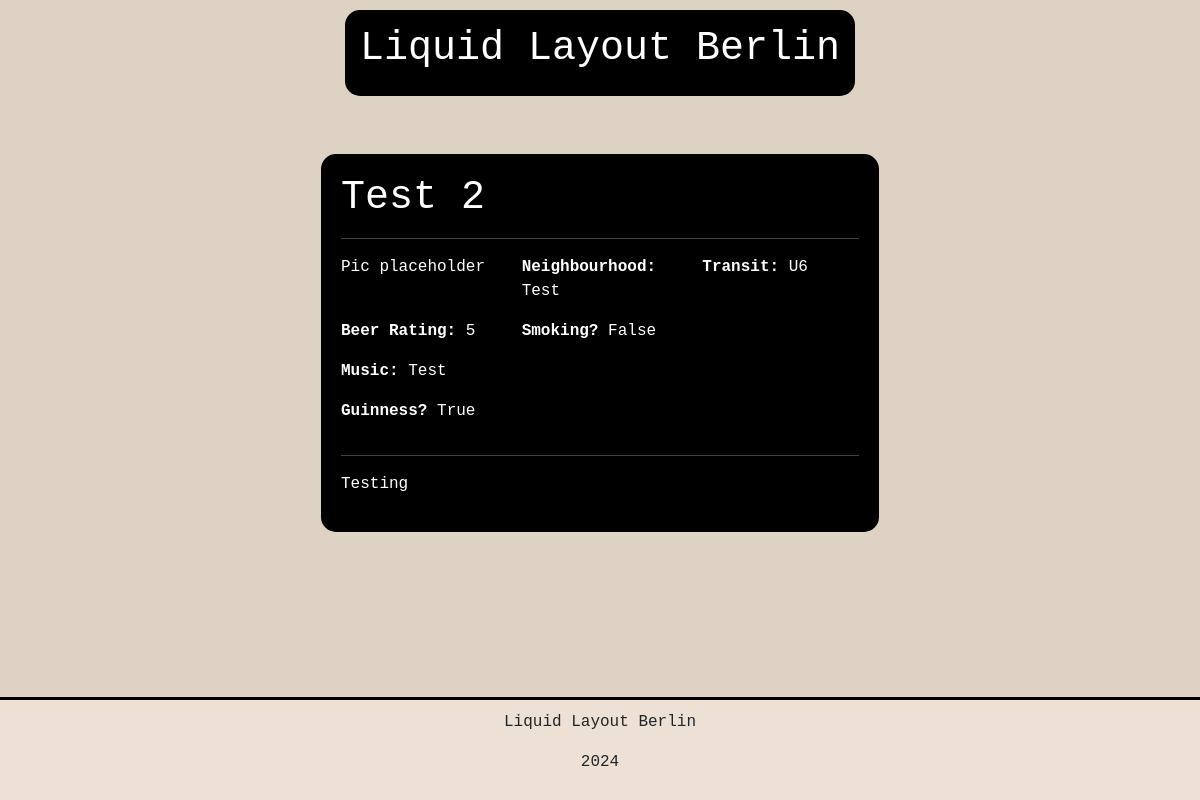
The page /posts/2 on the database its author committed.
### app/models.py (models this page shows, shortened)
class Post(db.Model):
    id : so.Mapped[int] = so.mapped_column(primary_key=True)
    title : so.Mapped[str] = so.mapped_column(sa.String(64))
    body : so.Mapped[str] = so.mapped_column(sa.Text)
    map_embed : so.Mapped[str] = so.mapped_column(sa.Text, nullable=True)
    transit : so.Mapped[str] = so.mapped_column(sa.String(64))
    neighbourhood : so.Mapped[str] = so.mapped_column(sa.String(64))
    beer_rating : so.Mapped[str] = so.mapped_column(sa.Integer)
    guinness : so.Mapped[bool] = so.mapped_column(sa.Boolean)
    smoking : so.Mapped[bool] = so.mapped_column(sa.Boolean)
    music : so.Mapped[str] = so.mapped_column(sa.String(128))
    visible : so.Mapped[bool] = so.mapped_column(sa.Boolean, default=True, nullable=True)
    image_data: so.Mapped[bytes] = so.mapped_column(sa.LargeBinary, nullable=True)  # Store image data
    image_filename: so.Mapped[str] = so.mapped_column(sa.String(255), nullable=True)  # Store image filename
    timestamp : so.Mapped[datetime] = so.mapped_column(index=True, default=lambda: datetime.now(timezone.utc))
    user_id : so.Mapped[int] = so.mapped_column(sa.ForeignKey(User.id), index=True)
    author : so.Mapped[User] = so.relationship(back_populates="posts")

### app/routes.py (the view)
@app.route("/posts/<id>")
def posts(id):
    post = Post.query.get_or_404(id)
    title = post.title
    return render_template("posts.html", title=title, post=post)

### app/templates/posts.html (shortened to what this page needs)
{% extends "base.html" %}
{% block content %}
<div class="container text-left custom-post">
    <div class="row">
        <div class="column">
            <h1>{{ post.title }}</h1><hr>
        </div>
    </div>
    <div class="row">
        <div class="col-md-4">
            <p>Pic placeholder</p>
        </div>
        <div class="col-md-4">
            <p><b>Neighbourhood:</b> {{post.neighbourhood}}</p>
        </div>
        <div class="col-md-4">
            <p><b>Transit:</b> {{post.transit}}</p>
        </div>
    </div>
    <div class="row">
        <div class="col-md-4">
            <p><b>Beer Rating:</b> {{post.beer_rating}} </p>
        </div>
        <div class="col-md-4">
            <p><b>Smoking?</b> {{post.smoking}} </p>
        </div>
    </div>
    <div class="row">
        <div class="col-md-8">
            <p><b>Music:</b> {{post.music}} </p>
        </div>
    </div>
    <div class="row">
        <div class="col-md-8">
            <p><b>Guinness?</b> {{post.guinness}} </p>
        </div>
    </div><hr>
    <div class="row">
        <div class="column">
            <p> {{post.body}} </p>
        </div>
    </div>
  </div>
  <br>
{% endblock %}

### app/static/css/custom.css (style rules this page uses)
body { background-color: #ddd2c4; display: flex; flex-direction: column; min-height: 100vh; font-family: "Monaco", monospace; }
.custom-post { background-color: black; color: white; border-radius: 15px; max-width: 50%; padding: 20px; margin-bottom: 15px; }

### rows shown on the page
Post: title "Test 2", neighbourhood "Test", transit "U6", beer_rating "5", smoking "False", music "Test", guinness "True", body "Testing"
